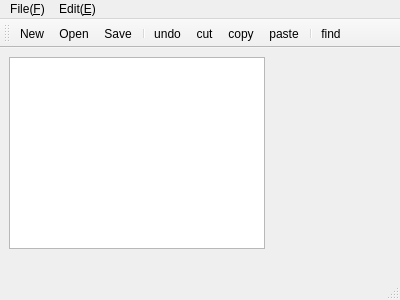
<?xml version="1.0" encoding="UTF-8"?>
<ui version="4.0">
 <class>MainWindow</class>
 <widget class="QMainWindow" name="MainWindow">
  <property name="geometry">
   <rect>
    <x>0</x>
    <y>0</y>
    <width>400</width>
    <height>300</height>
   </rect>
  </property>
  <property name="windowTitle">
   <string>MainWindow</string>
  </property>
  <widget class="QWidget" name="centralWidget">
   <widget class="QTextEdit" name="textEdit">
    <property name="geometry">
     <rect>
      <x>9</x>
      <y>9</y>
      <width>256</width>
      <height>192</height>
     </rect>
    </property>
   </widget>
  </widget>
  <widget class="QMenuBar" name="menuBar">
   <property name="geometry">
    <rect>
     <x>0</x>
     <y>0</y>
     <width>400</width>
     <height>23</height>
    </rect>
   </property>
   <widget class="QMenu" name="menu">
    <property name="title">
     <string>File(&amp;F)</string>
    </property>
    <addaction name="actionNew"/>
    <addaction name="actionOpen"/>
    <addaction name="actionClose"/>
    <addaction name="actionSave"/>
    <addaction name="actionSave_as"/>
    <addaction name="actionExit"/>
   </widget>
   <widget class="QMenu" name="menuEdit_E">
    <property name="title">
     <string>Edit(&amp;E)</string>
    </property>
    <addaction name="actionundo"/>
    <addaction name="actioncut"/>
    <addaction name="actioncopy"/>
    <addaction name="actionpaste"/>
    <addaction name="actionfind"/>
   </widget>
   <addaction name="menu"/>
   <addaction name="menuEdit_E"/>
  </widget>
  <widget class="QToolBar" name="mainToolBar">
   <attribute name="toolBarArea">
    <enum>TopToolBarArea</enum>
   </attribute>
   <attribute name="toolBarBreak">
    <bool>false</bool>
   </attribute>
   <addaction name="actionNew"/>
   <addaction name="actionOpen"/>
   <addaction name="actionSave"/>
   <addaction name="separator"/>
   <addaction name="actionundo"/>
   <addaction name="actioncut"/>
   <addaction name="actioncopy"/>
   <addaction name="actionpaste"/>
   <addaction name="separator"/>
   <addaction name="actionfind"/>
  </widget>
  <widget class="QStatusBar" name="statusBar"/>
  <action name="actionNew">
   <property name="icon">
    <iconset resource="myicon.qrc">
     <normaloff>:/myimages/images/document-new.png</normaloff>:/myimages/images/document-new.png</iconset>
   </property>
   <property name="text">
    <string>New</string>
   </property>
  </action>
  <action name="actionOpen">
   <property name="icon">
    <iconset resource="myicon.qrc">
     <normaloff>:/myimages/images/document-open.png</normaloff>:/myimages/images/document-open.png</iconset>
   </property>
   <property name="text">
    <string>Open</string>
   </property>
  </action>
  <action name="actionClose">
   <property name="icon">
    <iconset resource="myicon.qrc">
     <normaloff>:/myimages/images/gtk-close.png</normaloff>:/myimages/images/gtk-close.png</iconset>
   </property>
   <property name="text">
    <string>Close</string>
   </property>
  </action>
  <action name="actionSave">
   <property name="icon">
    <iconset resource="myicon.qrc">
     <normaloff>:/myimages/images/document-save.png</normaloff>:/myimages/images/document-save.png</iconset>
   </property>
   <property name="text">
    <string>Save</string>
   </property>
  </action>
  <action name="actionSave_as">
   <property name="icon">
    <iconset resource="myicon.qrc">
     <normaloff>:/myimages/images/document-save-as.png</normaloff>:/myimages/images/document-save-as.png</iconset>
   </property>
   <property name="text">
    <string>Save as</string>
   </property>
  </action>
  <action name="actionExit">
   <property name="icon">
    <iconset resource="myicon.qrc">
     <normaloff>:/myimages/images/exit.png</normaloff>:/myimages/images/exit.png</iconset>
   </property>
   <property name="text">
    <string>Exit</string>
   </property>
  </action>
  <action name="actionundo">
   <property name="icon">
    <iconset resource="myicon.qrc">
     <normaloff>:/myimages/images/edit-undo.png</normaloff>:/myimages/images/edit-undo.png</iconset>
   </property>
   <property name="text">
    <string>undo</string>
   </property>
  </action>
  <action name="actioncut">
   <property name="icon">
    <iconset resource="myicon.qrc">
     <normaloff>:/myimages/images/editcut.png</normaloff>:/myimages/images/editcut.png</iconset>
   </property>
   <property name="text">
    <string>cut</string>
   </property>
  </action>
  <action name="actioncopy">
   <property name="icon">
    <iconset resource="myicon.qrc">
     <normaloff>:/myimages/images/editcopy.png</normaloff>:/myimages/images/editcopy.png</iconset>
   </property>
   <property name="text">
    <string>copy</string>
   </property>
  </action>
  <action name="actionpaste">
   <property name="icon">
    <iconset resource="myicon.qrc">
     <normaloff>:/myimages/images/editpaste.png</normaloff>:/myimages/images/editpaste.png</iconset>
   </property>
   <property name="text">
    <string>paste</string>
   </property>
  </action>
  <action name="actionfind">
   <property name="icon">
    <iconset resource="myicon.qrc">
     <normaloff>:/myimages/images/edit-find.png</normaloff>:/myimages/images/edit-find.png</iconset>
   </property>
   <property name="text">
    <string>find</string>
   </property>
  </action>
 </widget>
 <layoutdefault spacing="6" margin="11"/>
 <resources>
  <include location="myicon.qrc"/>
 </resources>
 <connections/>
</ui>
